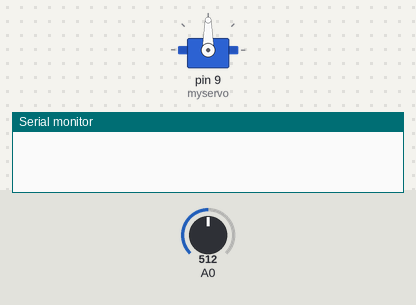
Bench run of a sketch on a simulated Arduino Uno, built with avr-gcc and run on an emulated ATmega328P. On the bench: servo, the last lines printed to the serial monitor. Inputs (shaded band) come from the test bench; at power-on: A0 = 512. Random numbers use the default seed unless the sketch sets one.

Above: at 0.15 s.
At 10.9 s:
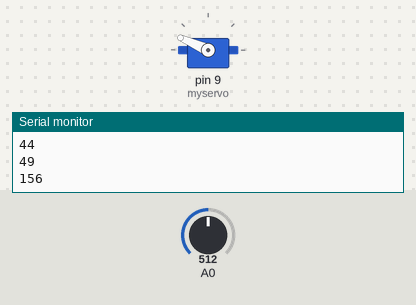
At 26.2 s:
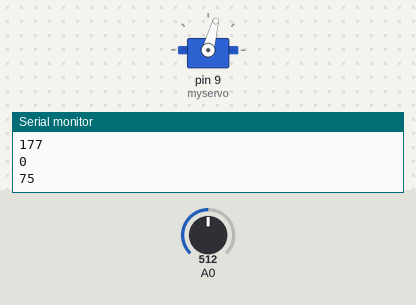
At 39.8 s:
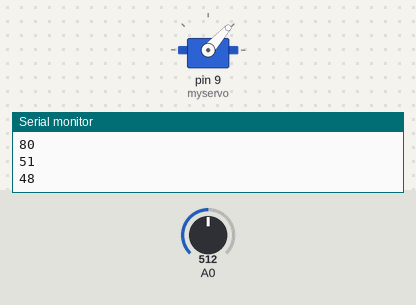
Timing chart, 0 to 40.0 s (numbered marks = the images above):
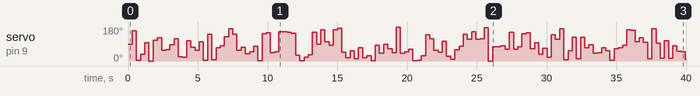

Measured:
- by itself, servo on pin 9 (myservo): 90° → 160° at 0.30 s, → 3° 0.30 s later, → 37° 0.30 s later, → 96° 0.30 s later, … (131 changes in this stretch)

The sketch:

servoRandom.ino
```cpp
#include <Servo.h>

Servo myservo;

boolean forward = false;

int angle = 90;

void setup() {
  Serial.begin(9600);
  myservo.attach(9);
}

void loop() {
int pot = analogRead(A0);


 angle = random(0,179);
 delay(300);
  myservo.write(angle);

  Serial.println(angle);

}
```
